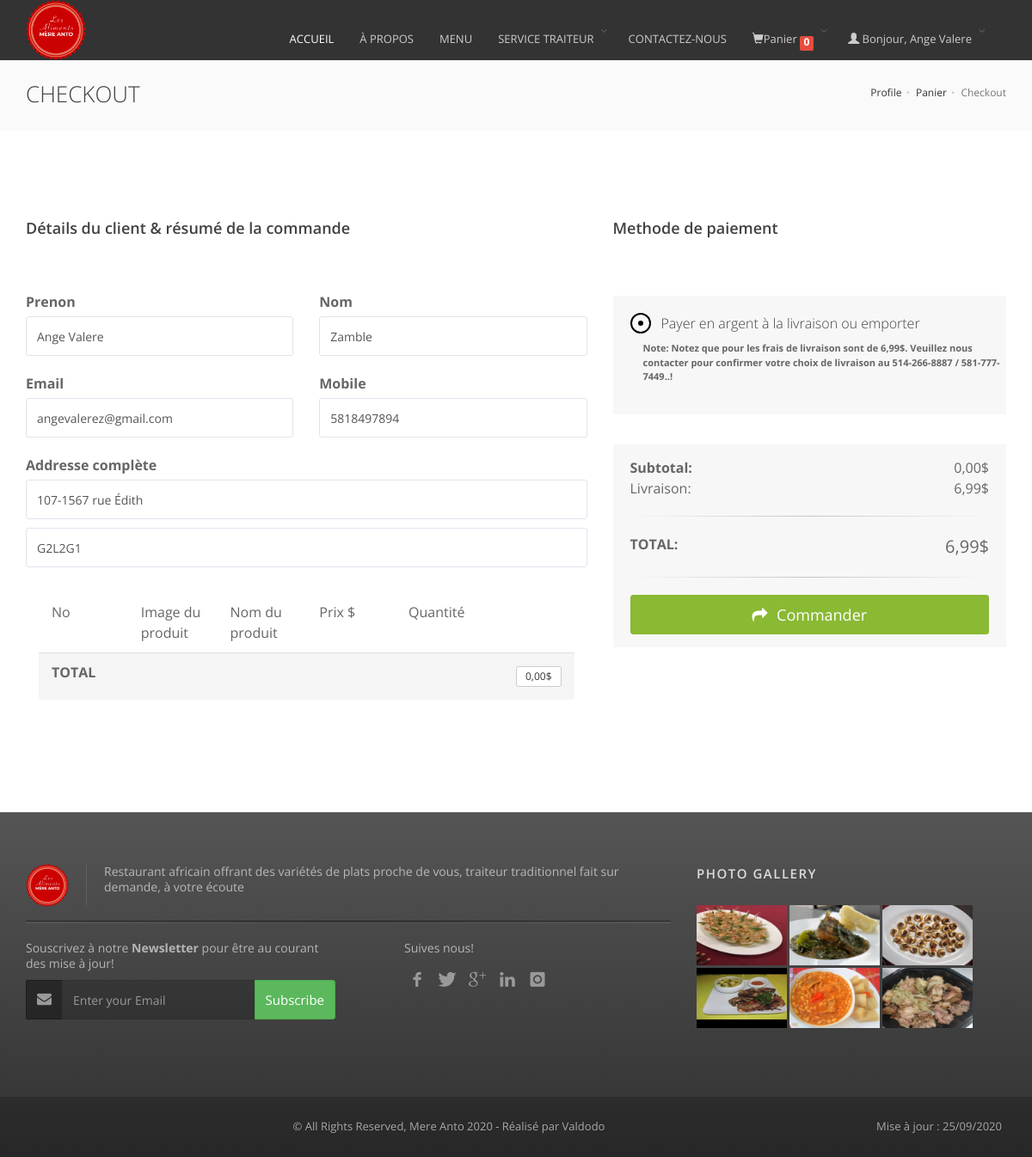
Screenshot of /send_order/sendemail.php (signed in) with the database file from the repository.
### tables this page shows
CREATE TABLE `user_info` (
  `user_id` int(10) NOT NULL,
  `first_name` varchar(100) NOT NULL,
  `last_name` varchar(100) NOT NULL,
  `email` varchar(300) NOT NULL,
  `password` varchar(300) NOT NULL,
  `user_type` varchar(100) NOT NULL,
  `mobile` varchar(10) NOT NULL,
  `address` varchar(300) NOT NULL,
  `postal_code` varchar(70) NOT NULL
);

### send_order/sendemail.php (called while the page is built, shortened)
<?php
require 'checkout.php';
?>

### panier.class.php (called while the page is built, shortened)
<?php
class Panier{
    private $db;
    public function __construct($db){
      $this->db = $db;
    }
    public function count(){
      return array_sum($_SESSION['panier']);
    }
    public function total(){
      $total = 0;
      $ids = array_keys($_SESSION['panier']);
      if(empty($ids)){
        $products = array();
      }else{
        $products = $this->db->query('SELECT id, product_price FROM products WHERE id IN ('.implode(',',$ids).')');
      }
      return $total;
    }
}
?>

### checkout.php (the view, shortened to what this page needs)
<?php
	require_once 'send_order/sendemail.php';
	require_once 'panier.class.php';
	$db = Database::connect();
	$panier = new Panier($db);
	if (isset($_SESSION['id'])) {
		$requser = $db->prepare("SELECT * FROM user_info WHERE user_id = ?");
		$requser->execute(array($_SESSION['id']));
		$user = $requser->fetch();
	}else{
		header("location:login_form.php");
	}
?>
<!DOCTYPE html>
<html lang="en">
	<head>
		<?php
  			include 'master_page/head.php';
        ?>
	</head>
	<body class="smoothscroll enable-animation">
		<div id="wrapper">
			<div id="header" class="navbar-toggleable-md sticky dark header-md clearfix b-0">
				<header id="topNav">
					<div class="container">
						<a class="logo float-left scrollTo" href="index.php">
							<img src="assets/images/resto-images/logo.png" alt="" />
						</a>
						<div class="navbar-collapse collapse float-right nav-main-collapse submenu-dark">
							<nav class="nav-main">
								<ul id="topMain" class="nav nav-pills">
									<li class="active">
										<a href="index.php">
											ACCUEIL
										</a>
									</li>
									<li>
										<a href="index.php#about">
											À PROPOS
										</a>
									</li>
									<li>
										<a href="index.php#themenu">
											MENU
										</a>
									</li>
									<li>
										<a href="#" class="dropdown-toggle" data-toggle="dropdown">SERVICE TRAITEUR</a>
									</li>
									<li>
										<a href="index.php#contact">
											CONTACTEZ-NOUS
										</a>
									</li>
									<?php
										echo '<li><a href="#" class="dropdown-toggle" data-toggle="dropdown"><span class="glyphicon glyphicon-shopping-cart"></span>Panier<span class="badge badge-red"><span id="count">' .$panier->count(). '</span></span></a>
											<div class="dropdown-menu" style="width:400px;">
												<div class="panel panel-success">
													<div class="panel-heading">
														<div class="row">
															<div class="col-md-3">Sl.No</div>
															<div class="col-md-3">Image du produit</div>
															<div class="col-md-3">Nom du produit</div>
															<div class="col-md-3">Prix $</div>
														</div>
													</div>';
												echo    '    <div class="panel-footer">
														<div class="quick-cart-footer clearfix">
															<a href="panier.php" class="btn btn-primary btn-sm float-right">VOIR PANIER</a>
															<span class="float-left"><span id="total"><strong>TOTAL: </strong>' . number_format($panier->total(),2,',',' '). '</span>$</span>
														</div>
													</div>
												</div>
											</div>
										</li>';
									?>
									<li><a href="#" class="dropdown-toggle" data-toggle="dropdown"><span class="glyphicon glyphicon-user"></span><?php echo " Bonjour, " . $user['first_name']; ?></a>
									</li>
								</ul>
							</nav>
						</div>
					</div>
				</header>
			</div>
			<section class="page-header page-header-xs">
				<div class="container">
					<h1>CHECKOUT</h1>
					<ol class="breadcrumb">
						<li><a href="index.php">Profile</a></li>
						<li><a href="panier.php">Panier</a></li>
						<li class="active">Checkout</li>
					</ol>
				</div>
			</section>
			<section>
				<div class="container">
					<form class="row clearfix" method="post" action="">
						<div class="col-lg-7 col-sm-7">
							<div class="heading-title">
								<h4>Détails du client &amp; résumé de la commande</h4>
							</div>
							<fieldset class="mt-60">
								<div class="row">
									<div class="col-md-6 col-sm-6">
										<label for="firstname">Prenon</label>
										<input id="firstname" name="firstname" type="text" class="form-control required" value="<?php echo $user['first_name']; ?>">
									</div>
									<div class="col-md-6 col-sm-6">
										<label for="lastname">Nom</label>
										<input id="lastname" name="lastname" type="text" class="form-control required" value="<?php echo $user['last_name']; ?>">
									</div>
								</div>
								<div class="row">
									<div class="col-md-6 col-sm-6">
										<label for="email">Email </label>
										<input id="email" name="email" type="text" class="form-control required" value="<?php echo $user['email']; ?>">
									</div>
									<div class="col-md-6 col-sm-6">
										<label for="phone">Mobile</label>
										<input id="phone" name="phone" type="text" class="form-control" value="<?php echo $user['mobile']; ?>">
									</div>
								</div>
								<div class="row">
									<div class="col-lg-12">
										<label for="address">Addresse complète</label>
										<input id="address" name="address" type="text" class="form-control required" placeholder="Address" value="<?php echo $user['address']; ?>">
										<input id="zipcode" name="zipcode" type="text" class="form-control mt-10" placeholder="code postal" value="<?php echo $user['postal_code']; ?>">
									</div>
								</div>
							</fieldset>
									<?php
										echo '<div class="col-lg-12 m-0 clearfix">
												<div class="toggle-content clearfix">
													<div class="panel-heading clearfix">
														<div class="row">
															<div class="col-md-2">No</div>
															<div class="col-md-2">Image du produit</div>
															<div class="col-md-2">Nom du produit</div>
															<div class="col-md-2">Prix $</div>
															<div class="col-md-2">Quantité</div>
															<div class="col-md-2"></div>
														</div>
													</div>';
											echo '<div class="panel-footer">
													<div class="quick-cart-footer clearfix">
														<a href="panier.php" class="btn btn-default btn-sm float-right">' . number_format($panier->total(),2,',',' '). '$</a>
														<span class="float-left"><span id="total"><strong>TOTAL</strong></span></span>
													</div>
												</div>
											</div>
										</div>
						</div>
						<div class="col-lg-5 col-sm-5">
							<div class="heading-title">
								<h4>Methode de paiement</h4>
							</div>
							<fieldset class="mt-60">
								<div class="toggle-transparent toggle-bordered-full clearfix">
									<div class="toggle active">
										<div class="toggle-content" style="display: block;">
											<div class="row mb-0">
												<div class="col-lg-12 m-0 clearfix">
													<label class="radio float-left mt-0">
														<i></i> <span class="fw-300">Payer en argent à la livraison ou emporter</span>
													</label>
												</div>
												<div class="col-lg-12 m-0 clearfix">
													<label class="row float-right">
														<p class="fs-11"><b>Note:</b> Notez que pour les frais de livraison sont de 6,99$.
														Veuillez nous contacter pour confirmer votre choix de livraison au <span><strong>514-266-8887 / 581-777-7449..!</strong></span> </p>
													</label>
												</div>
											</div>
										</div>
									</div>
								</div>
							</fieldset>
								<div class="toggle-transparent toggle-bordered-full clearfix">
									<div class="toggle active">
										<div class="toggle-content" style="display: block;">
											<span class="clearfix">
												<span class="float-right">' .number_format($panier->total(),2,',',' '). '$</span>
												<strong class="float-left">Subtotal:</strong>
											</span>
											<span class="clearfix">
												<span class="float-right">6,99$</span>
												<span class="float-left">Livraison:</span>
											</span>
											<hr>
											<span class="clearfix">
												<span class="float-right fs-20">' .number_format($panier->total() + 6.99 ,2,',',' '). '$</span>
												<strong class="float-left">TOTAL:</strong>
											</span>
											<hr>
											<button name="submit" type="submit" class="btn btn-primary btn-lg btn-block fs-15"><i class="fa fa-mail-forward"></i> Commander</button>
										</div>
									</div>
								</div>
								';
							?>
						</div>
					</form>
				</div>
			</div></section>
			<?php
				include_once 'master_page/footer.php';
			?>
	</body>
</html>

### master_page/head.php (shortened to what this page needs)
<link href="assets/plugins/bootstrap/css/bootstrap.min.css" rel="stylesheet" type="text/css" />
<link href="assets/plugins/slider.revolution/css/extralayers.css" rel="stylesheet" type="text/css" />
<link href="assets/plugins/slider.revolution/css/settings.css" rel="stylesheet" type="text/css" />
<link href="assets/css/style.css" rel="stylesheet" type="text/css" />
<link href="assets/css/bootstrap.min.css" rel="stylesheet" type="text/css" />
<link href="assets/css/bootstrap.css" rel="stylesheet" type="text/css" />
<link href="assets/css/essentials.css" rel="stylesheet" type="text/css" />
<link href="assets/css/layout.css" rel="stylesheet" type="text/css" />
<link href="assets/css/thematics-restaurant.css" rel="stylesheet" type="text/css" />
<link href="assets/css/header-1.css" rel="stylesheet" type="text/css" />
<link href="assets/css/green.css" rel="stylesheet" type="text/css" id="color_scheme" />

### master_page/footer.php (shortened to what this page needs)
<footer id="footer">
    <div class="container">
        <div class="row">
            <div class="col-md-8">
                <img class="footer-logo footer-2" src="assets/images/resto-images/logo-50x50.png" alt="logo" />
                <p>Restaurant africain offrant des variétés de plats proche de vous, traiteur traditionnel fait sur demande, à votre écoute </p>
                <hr />
                <div class="row">
                    <div class="col-md-6 col-sm-6">
                        <p class="mb-10">Souscrivez à notre <strong>Newsletter</strong> pour être au courant des mise à jour!</p>
                        <form class="validate" action="php/newsletter.php" method="post" data-success="Subscribed! Thank you!" data-toastr-position="bottom-right">
                            <div class="input-group">
                                <span class="input-group-addon"><i class="fa fa-envelope"></i></span>
                                <input type="email" id="email" name="email" class="form-control required" placeholder="Enter your Email">
                                <span class="input-group-btn">
                                    <button class="btn btn-success" type="submit">Subscribe</button>
                                </span>
                            </div>
                        </form>
                    </div>
                    <div class="col-md-6 col-sm-6 hidden-xs-down">
                        <div class="ml-50 clearfix">
                            <p class="mb-10">Suives nous!</p>
                            <a href="#" class="social-icon social-icon-sm social-icon-transparent social-facebook float-left" data-toggle="tooltip" data-placement="top" title="Facebook">
                                <i class="icon-facebook"></i>
                            </a>
                            <a href="#" class="social-icon social-icon-sm social-icon-transparent social-twitter float-left" data-toggle="tooltip" data-placement="top" title="Twitter">
                                <i class="icon-twitter"></i>
                            </a>
                            <a href="#" class="social-icon social-icon-sm social-icon-transparent social-gplus float-left" data-toggle="tooltip" data-placement="top" title="Google plus">
                                <i class="icon-gplus"></i>
                            </a>
                            <a href="#" class="social-icon social-icon-sm social-icon-transparent social-linkedin float-left" data-toggle="tooltip" data-placement="top" title="Linkedin">
                                <i class="icon-linkedin"></i>
                            </a>
                            <a href="#" class="social-icon social-icon-sm social-icon-transparent social-instagram float-left" data-toggle="tooltip" data-placement="top" title="instagram">
                                <i class="icon-instagram"></i>
                            </a>
                        </div>
                    </div>
                </div>
            </div>
            <div class="col-md-4">
                <h4 class="letter-spacing-1">PHOTO GALLERY</h4>
                <div class="footer-gallery lightbox" data-plugin-options='{"delegate": "a", "gallery": {"enabled": true}}'>
                    <a href="assets/images/resto-images/st5-480x360.jpg">
                        <img src="assets/images/resto-images/st5-480x360.jpg" width="105" height="70" alt="" />
                    </a>
                    <a href="assets/images/resto-images/soupe-480x360.jpg">
                        <img src="assets/images/resto-images/soupe-480x360.jpg" width="105" height="70" alt="" />
                    </a>
                    <a href="assets/images/resto-images/pig-480x360.jpg">
                        <img src="assets/images/resto-images/st9-480x360.jpg" width="105" height="70" alt="" />
                    </a>
                    <a href="assets/images/resto-images/pig-480x360.jpg">
                        <img src="assets/images/resto-images/pig-480x360.jpg" width="105" height="70" alt="" />
                    </a>
                    <a href="assets/images/resto-images/pc-480x360.jpg">
                        <img src="assets/images/resto-images/pc-480x360.jpg" width="105" height="70" alt="" />
                    </a>
                    <a href="assets/images/resto-images/dinde-480x360.jpg">
                        <img src="assets/images/resto-images/dinde-480x360.jpg" width="105" height="70" alt="" />
                    </a>
                </div>
            </div>
        </div>
    </div>
    <div class="copyright">
        <div class="container center">
            <ul class="float-right m-0 list-inline mobile-block">
                <li>Mise à jour : 25/09/2020</li>
            </ul>
            &copy; All Rights Reserved, Mere Anto 2020 - Réalisé par <a href="#">Valdodo</a>
        </div>
    </div>
</footer>

### assets/css/header-1.css (style rules this page uses)
#topMain>li>a { height:96px; line-height:96px; }
#topMain.nav-pills>li>a { color:#1F262D; font-weight:400; background-color:transparent; }
#topMain.nav-pills>li.active>a { color:#687482; }
#topMain.nav-pills>li>a.dropdown-toggle { padding-right:25px; -webkit-border-radius: 0; -moz-border-radius: 0; border-radius: 0; }
#topMain.nav-pills>li>a.dropdown-toggle:after { display: block; content: "\f107"; position: absolute; top: 50%; right: 17px; margin: -5px 0 0; font-family: FontAwesome; font-size: 12px; opacity: .3; line-height: 1em; border:0; -webkit-transition: -webkit-transform .2s ease-in; -moz-transition: -moz-transform .2s ease-in; -ms-transition: -ms-transform .2s ease-in; -o-transition: -o-transform .2s ease-in; transition: transform .2s ease-in; }
#topNav .navbar-collapse { float:right; }
#topNav a.logo { height:96px; line-height:96px; overflow:hidden; display:inline-block; }
@media only screen and (max-width: 1215px) { #topMain.nav-pills>li>a { font-size:13px; } }

### rows the page displays
user_info: first_name "Ange Valere", firstname "Ange Valere", lastname "Zamble", email "angevalerez@gmail.com", phone "5818497894", address "107-1567 rue Édith", zipcode "G2L2G1"

### other values shown
$panier->count() "0"
$panier->total() "0,00"
$panier->total() + 6.99 "6,99"
